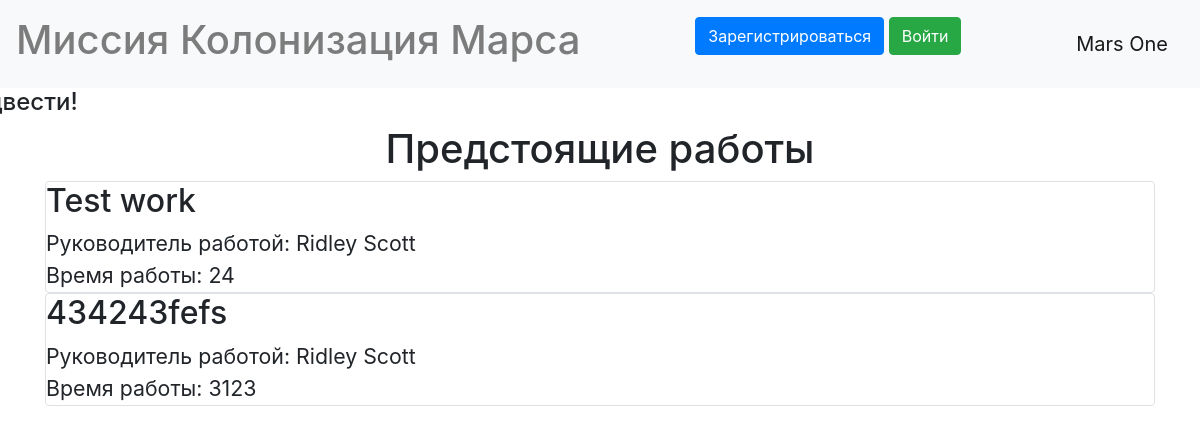
The page /index on the database as committed earlier.
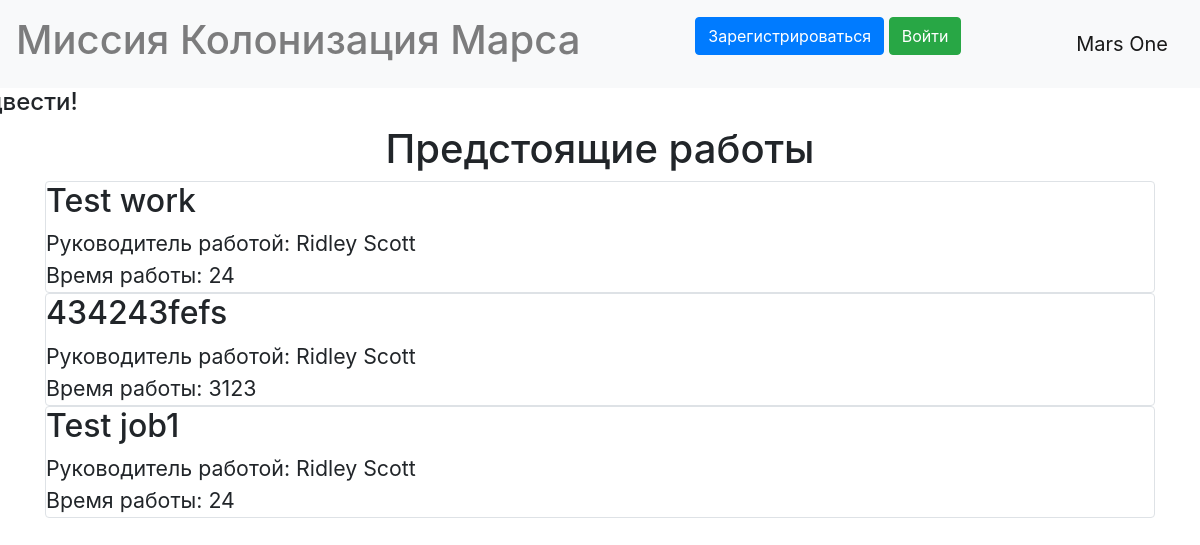
The same page on the database as committed later.
### data/jobs.py (models this page shows)
class Jobs(SqlAlchemyBase, SerializerMixin):
    __tablename__ = "jobs"
    id = sqlalchemy.Column(sqlalchemy.Integer, primary_key=True, autoincrement=True)
    team_leader = sqlalchemy.Column(sqlalchemy.Integer, foreign_key=True)
    job = sqlalchemy.Column(sqlalchemy.String, nullable=True)
    work_size = sqlalchemy.Column(sqlalchemy.Integer, nullable=True)
    collaborators = sqlalchemy.Column(sqlalchemy.String, nullable=True)
    start_date = sqlalchemy.Column(sqlalchemy.DateTime, nullable=True)
    end_date = sqlalchemy.Column(sqlalchemy.DateTime, nullable=True)
    is_finished = sqlalchemy.Column(sqlalchemy.Boolean, default=False)
    creator = sqlalchemy.Column(sqlalchemy.Integer, nullable=True)

### data/users.py (models this page shows, shortened)
class User(SqlAlchemyBase, UserMixin, SerializerMixin):
    __tablename__ = 'users'
    id = sqlalchemy.Column(sqlalchemy.Integer, primary_key=True, autoincrement=True)
    surname = sqlalchemy.Column(sqlalchemy.String, nullable=True)
    name = sqlalchemy.Column(sqlalchemy.String, nullable=True)
    age = sqlalchemy.Column(sqlalchemy.Integer, nullable=True)
    position = sqlalchemy.Column(sqlalchemy.String, nullable=True)
    speciality = sqlalchemy.Column(sqlalchemy.String, nullable=True)
    address = sqlalchemy.Column(sqlalchemy.String, nullable=True)
    email = sqlalchemy.Column(sqlalchemy.String, unique=True, nullable=True)
    hashed_password = sqlalchemy.Column(sqlalchemy.String, nullable=True)
    created_date = sqlalchemy.Column(sqlalchemy.DateTime, default=datetime.datetime.now())

### main.py (the view)
@app.route("/")
@app.route("/index")
def index():
    if isinstance(current_user, AnonymousUserMixin):
        current_user.id = -1
    dbs = db_session.create_session()
    jobs = dbs.query(Jobs).all()
    team_leaders = [dbs.query(User).get(job.team_leader) for job in jobs]
    flags = [current_user.id == 1 or current_user.id == job.creator for job in jobs]
    return render_template("index.html", jobs=jobs, team_leaders=team_leaders, flags=flags)

### data/db_session.py (called while the page is built)
def create_session() -> Session:
    global __factory
    return __factory()

### templates/index.html (shortened to what this page needs)
{% extends "base.html" %}
{% block content %}
<link rel="stylesheet" type="text/css" href="../static/css/index.css">
<h1 style="text-align: center;">Предстоящие работы</h1>
{% for job in jobs%}
{%if not job.ins_finished%}
<div class="col-md6 border rounded">
    <h2>{{job.job.capitalize()}}</h2>
    <div class="tml">
        Руководитель работой: {{team_leaders[loop.index0].surname}} {{team_leaders[loop.index0].name}}
    </div>
    <div class="tml">
        Время работы: {{job.work_size}}
    </div>
</div>
{%endif%}
{% endfor %}
{% endblock %}

### templates/base.html (shortened to what this page needs)
<!DOCTYPE html>
<html lang="en">
<head>
    <link rel="stylesheet" href="https://stackpath.bootstrapcdn.com/bootstrap/4.4.1/css/bootstrap.min.css"
>
</head>
<body>
<header>
  <nav class="navbar navbar-light bg-light">
      <h1 class="navbar-text">Миссия Колонизация Марса</h1>
      {% if current_user.is_authenticated %}
    <a class="navbar-brand" href="/logout">{{current_user.surname}} {{ current_user.name }}</a>
{% else %}
    <p>
        <a class="btn btn-primary " href="/register">Зарегистрироваться</a>
        <a class="btn btn-success" href="/login">Войти</a>
    </p>
{% endif %}
    <a class="navbar-brand" href="/">Mars One</a>
  </nav>
</header>
<main role="main" class="container">
    <h4 style="text-align: left; margin-left: -33%;">И на Марсе будут яблони цвести!</h4>
  {%block content%}{%endblock%}
</main>
</body>
</html>

### static/css/index.css (style rules this page uses)
.tml { font-size: 16pt; }

Rows that differ between the two databases and show on the page:
added Jobs: job "Test job1", {{ team_leaders[loop.index0].surname }} "Ridley", {{ team_leaders[loop.index0].name }} "Scott", work_size "24"
